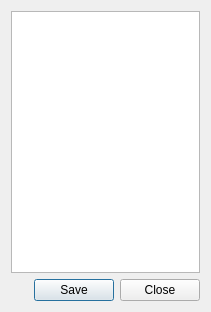
<?xml version="1.0" encoding="UTF-8"?>
<ui version="4.0">
 <class>RegionsDialog</class>
 <widget class="QDialog" name="RegionsDialog">
  <property name="geometry">
   <rect>
    <x>0</x>
    <y>0</y>
    <width>211</width>
    <height>312</height>
   </rect>
  </property>
  <property name="windowTitle">
   <string>Dialog</string>
  </property>
  <layout class="QGridLayout" name="gridLayout">
   <item row="0" column="0" rowspan="2" colspan="2">
    <widget class="QListView" name="listView"/>
   </item>
   <item row="2" column="1">
    <widget class="QDialogButtonBox" name="buttonBox">
     <property name="standardButtons">
      <set>QDialogButtonBox::Close|QDialogButtonBox::Save</set>
     </property>
    </widget>
   </item>
  </layout>
 </widget>
 <resources/>
 <connections/>
</ui>
